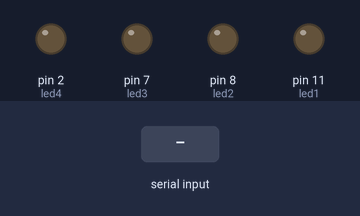
A sketch run on a simulated Arduino Uno, built with avr-gcc and run on an emulated ATmega328P. Shown: output pins drawn as LEDs (lit = HIGH). The test bench sets the inputs (shaded band).

Above: at 1.2 s.
1.3 s: "A" received over Serial
At 2.6 s:
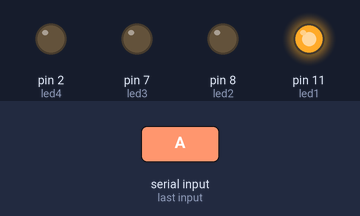
2.9 s: "B" received over Serial
At 4.0 s:
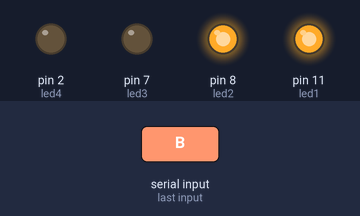
4.5 s: "a" received over Serial
At 5.2 s:
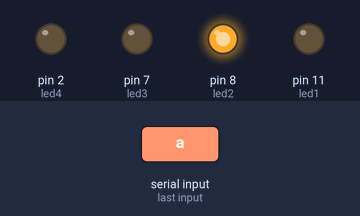
6.1 s: "C" received over Serial
At 7.4 s:
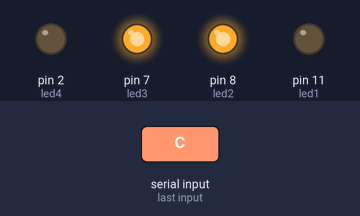
7.7 s: "b" received over Serial
At 8.8 s:
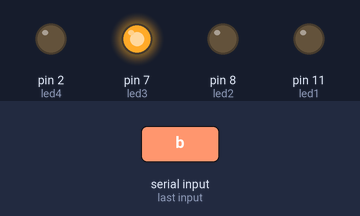
9.3 s: "D" received over Serial
At 10.1 s:
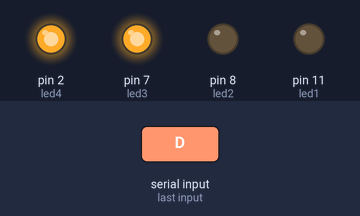
Timing chart, 0 to 11.9 s (numbered marks = the images above; inputs shaded):
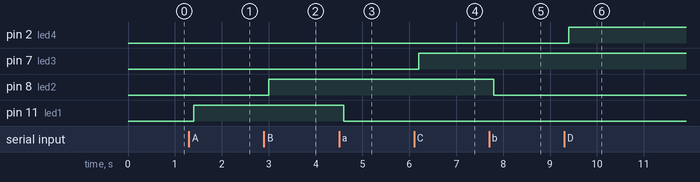

Measured:
- after the input at 1.3 s, pin 11 (led1): LOW → HIGH after 0.10 s
- after the input at 2.9 s, pin 8 (led2): LOW → HIGH after 0.10 s
- after the input at 4.5 s, pin 11 (led1): HIGH → LOW after 0.10 s
- after the input at 6.1 s, pin 7 (led3): LOW → HIGH after 0.10 s
- after the input at 7.7 s, pin 8 (led2): HIGH → LOW after 0.10 s
- after the input at 9.3 s, pin 2 (led4): LOW → HIGH after 0.10 s

The sketch:

Seri_Blue.ino
```cpp
// Seri Port Ekranından veya Arduino Bluetooth programları ile deneyebilirsiniz. "Arduino bluetooth controller"
// HC06 modülünü takmadan önce mutlaka pin kontrolü yapınız

#define led1 11
#define led2 8
#define led3 7
#define led4 2

char veri = 0;  // Seri Bilginin tutulacağı değişken
int x = 0;
void setup()
{
  Serial.begin(57600);
  pinMode(led1, OUTPUT);
  pinMode(led2, OUTPUT);
  pinMode(led3, OUTPUT);
  pinMode(led4, OUTPUT);
}
void loop()
{
  x++;
  if (x>10000)x=0;

  if (Serial.available() > 0)
  {
    veri = Serial.read();

    if (veri == 'A') digitalWrite(led1, 1);

    if (veri == 'a') digitalWrite(led1, 0);

    if (veri == 'B') digitalWrite(led2, 1);

    if (veri == 'b') digitalWrite(led2, 0);

    if (veri == 'C') digitalWrite(led3, 1);

    if (veri == 'c') digitalWrite(led3, 0);

    if (veri == 'D') digitalWrite(led4, 1);

    if (veri == 'd') digitalWrite(led4, 0);

    if (veri == '1')
    {
      digitalWrite(led1, 1);
      digitalWrite(led2, 1);
      digitalWrite(led3, 1);
      digitalWrite(led4, 1);
    }
    if (veri == '0')
    {
      digitalWrite(led1, 0);
      digitalWrite(led2, 0);
      digitalWrite(led3, 0);
      digitalWrite(led4, 0);
    }
    if (veri == 's' || veri == 'S')
    {
      Serial.print("Sayı Değeri= ");
      Serial.println(x);
    }

  }
delay(200);
}
```
